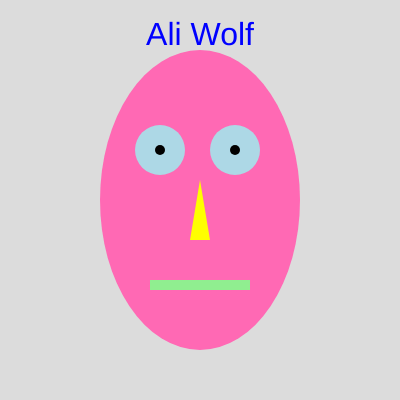
Frame 1 (no input)
Frame 60 (no input): identical to frame 1, image omitted
Frame 120 (the mouse pressed at the canvas centre since frame 60): identical to frame 1, image omitted

The p5.js sketch that drew this single still picture (run headless with seeded random() and noise() and a simulated clock; from frame 60 on, the mouse is pressed at the canvas centre):

// p5.js sketch
// ── sketch.js
function setup() {
  createCanvas(400, 400);
}

function draw() {
  background(220);

  fill("hotPink");
  noStroke();
  ellipse(width / 2, height / 2, 200, 300);

  fill("yellow");
  triangle(200, 180, 190, 240, 210, 240);

  fill("lightBlue");
  circle(160, 150, 50);
  circle(235, 150, 50);

  fill("black");
  circle(160, 150, 10);
  circle(235, 150, 10);

  fill("lightGreen");
  rect(150, 280, 100, 10);

  textAlign(CENTER);
  fill("blue");
  textSize(32);
  text("Ali Wolf", width / 2, 45);
}

function keyPressed() {
  textAlign(CENTER);
  fill("purple");
  textSize(32);
  text("nice to meet you", width / 2, 380);
}

// ── style.css
html, body {
  margin: 0;
  padding: 0;
}
canvas {
  display: block;
  border-width: 1px;
  border-style: solid; 
  border-color: magenta;
  margin: 0 auto;
}

body {
    background-color: lightYellow;
}
h1 {
  color: plum; 
  text-align: center; 
  text-decoration: underline; 
}
h2 {
  color: rgb(78, 185, 176); 
  text-align: center;
}
h3{
  color: rgb(242, 144, 53);
  text-align: center;
}
